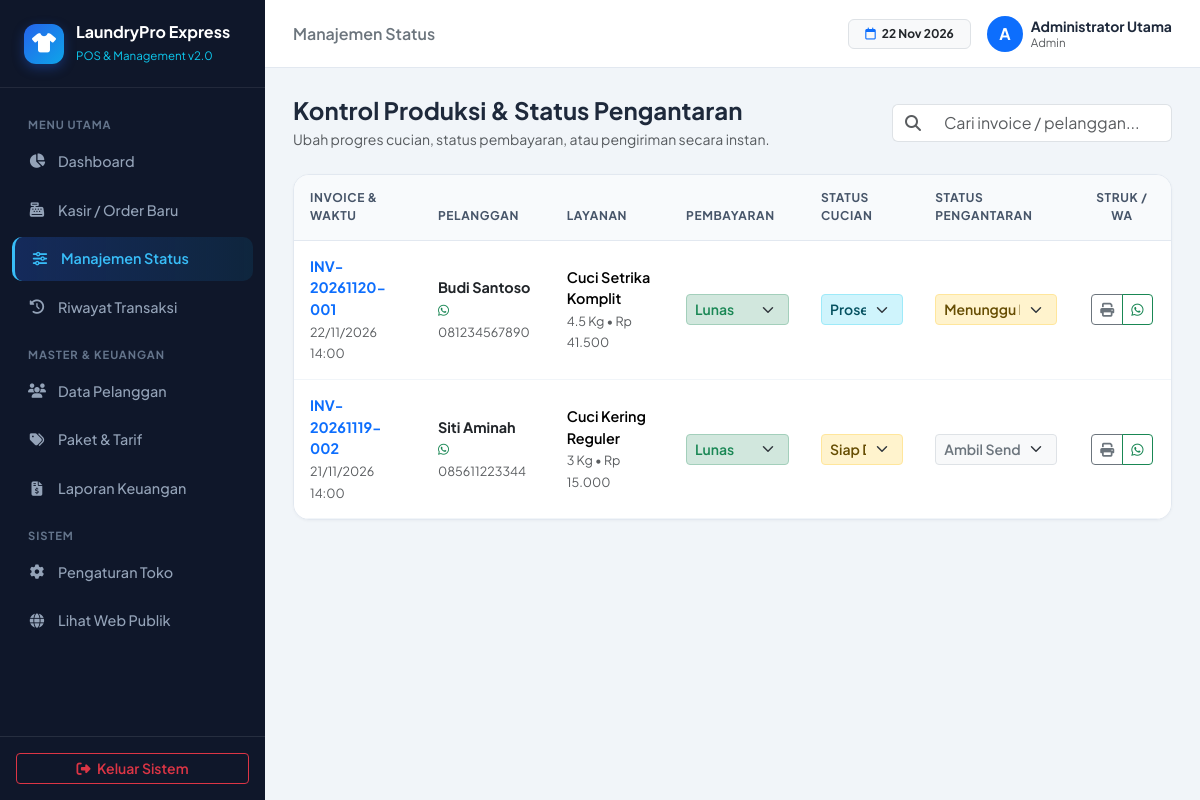
Page /admin_dashboard.php?page=manajemen_status (signed in) on the committed database.
### tables this page shows
CREATE TABLE `pengaturan_toko` (
    `id` INT PRIMARY KEY DEFAULT 1,
    `nama_toko` VARCHAR(100) NOT NULL DEFAULT 'LaundryPro Express',
    `tagline` VARCHAR(150) NOT NULL DEFAULT 'Bersih, Wangi, Rapi & Tepat Waktu',
    `alamat_toko` TEXT NOT NULL,
    `no_wa_toko` VARCHAR(25) NOT NULL,
    `biaya_antar_default` DECIMAL(12,2) NOT NULL DEFAULT 10000,
    `catatan_struk` VARCHAR(255) NOT NULL DEFAULT 'Terima kasih telah mempercayakan pakaian Anda kepada kami.'
);

CREATE TABLE `transaksi` (
    `id` INT AUTO_INCREMENT PRIMARY KEY,
    `kode_invoice` VARCHAR(30) NOT NULL UNIQUE,
    `pelanggan_id` INT NULL,
    `nama_pelanggan` VARCHAR(100) NOT NULL,
    `no_hp` VARCHAR(20) NOT NULL,
    `alamat_antar` TEXT NULL,
    `layanan_id` INT NULL,
    `jenis_layanan` VARCHAR(100) NOT NULL,
    `harga_satuan` DECIMAL(12,2) NOT NULL DEFAULT 0,
    `berat_qty` DECIMAL(8,2) NOT NULL,
    `satuan` VARCHAR(20) NOT NULL DEFAULT 'Kg',
    `subtotal` DECIMAL(12,2) NOT NULL,
    `diskon` DECIMAL(12,2) NOT NULL DEFAULT 0,
    `biaya_antar` DECIMAL(12,2) NOT NULL DEFAULT 0,
    `total_harga` DECIMAL(12,2) NOT NULL,
    `metode_bayar` ENUM('Tunai', 'QRIS', 'Transfer Bank') NOT NULL DEFAULT 'Tunai',
    `status_bayar` ENUM('Belum Lunas', 'Lunas') NOT NULL DEFAULT 'Lunas',
    `pakai_antar` TINYINT(1) NOT NULL DEFAULT 0,
    `status_cucian` ENUM('Baru Masuk', 'Proses Cuci', 'Proses Setrika', 'Siap Diambil', 'Selesai') NOT NULL DEFAULT 'Baru Masuk',
    `status_antar` ENUM('Ambil Sendiri', 'Menunggu Diantar', 'Sedang Diantar', 'Terkirim') NOT NULL DEFAULT 'Ambil Sendiri',
    `catatan` TEXT NULL,
    `estimasi_selesai` DATETIME NULL,
    `tanggal_transaksi` DATETIME DEFAULT CURRENT_TIMESTAMP,
    `updated_at` TIMESTAMP DEFAULT CURRENT_TIMESTAMP ON UPDATE CURRENT_TIMESTAMP,
    CONSTRAINT `fk_transaksi_user` FOREIGN KEY (`pelanggan_id`) REFERENCES `users`(`id`) ON DELETE SET NULL,
    CONSTRAINT `fk_transaksi_layanan` FOREIGN KEY (`layanan_id`) REFERENCES `layanan`(`id`) ON DELETE SET NULL
);

### config/helpers.php (called while the page is built, shortened)
<?php
function e(?string $str): string {
    return htmlspecialchars($str ?? '', ENT_QUOTES, 'UTF-8');
}
function rupiah($angka): string {
    return 'Rp ' . number_format((float)$angka, 0, ',', '.');
}
function get_toko(PDO $pdo): array {
    $stmt = $pdo->query("SELECT * FROM pengaturan_toko WHERE id = 1");
    return $stmt->fetch() ?: [
        'nama_toko' => 'LaundryPro Express',
        'tagline' => 'Solusi Laundry Modern',
        'alamat_toko' => 'Jl. Merdeka No. 1',
        'no_wa_toko' => '081234567890',
        'biaya_antar_default' => 10000,
        'catatan_struk' => 'Terima kasih atas kepercayaan Anda.'
    ];
}
function badge_status_cucian(string $status): string {
    return match ($status) {
        'Baru Masuk'     => 'bg-secondary-subtle text-secondary border border-secondary-subtle',
        'Proses Cuci'    => 'bg-info-subtle text-info-emphasis border border-info-subtle',
        'Proses Setrika' => 'bg-primary-subtle text-primary-emphasis border border-primary-subtle',
        'Siap Diambil'   => 'bg-warning-subtle text-warning-emphasis border border-warning-subtle',
        'Selesai'        => 'bg-success-subtle text-success-emphasis border border-success-subtle',
        default          => 'bg-light text-dark'
    };
}
function badge_status_antar(string $status): string {
    return match ($status) {
        'Ambil Sendiri'    => 'bg-light text-secondary border',
        'Menunggu Diantar' => 'bg-warning-subtle text-warning-emphasis border border-warning-subtle',
        'Sedang Diantar'   => 'bg-primary-subtle text-primary-emphasis border border-primary-subtle',
        'Terkirim'         => 'bg-success-subtle text-success-emphasis border border-success-subtle',
        default            => 'bg-light text-dark'
    };
}

### pages/manajemen_status.php (the view, shortened to what this page needs)
<?php
$orders = $pdo->query("SELECT * FROM transaksi ORDER BY FIELD(status_cucian, 'Baru Masuk', 'Proses Cuci', 'Proses Setrika', 'Siap Diambil', 'Selesai'), id DESC")->fetchAll();
?>
<div class="d-flex flex-column flex-md-row justify-content-between align-items-md-center mb-4 gap-3">
    <div>
        <h4 class="fw-bold mb-1">Kontrol Produksi & Status Pengantaran</h4>
        <p class="text-muted small mb-0">Ubah progres cucian, status pembayaran, atau pengiriman secara instan.</p>
    </div>
    <div class="input-group" style="max-width: 280px;">
        <span class="input-group-text bg-white border-end-0"><i class="fa-solid fa-search text-muted"></i></span>
        <input type="text" class="form-control border-start-0" data-table-search="tblStatus" placeholder="Cari invoice / pelanggan...">
    </div>
</div>
<div class="card-pro overflow-hidden">
    <div class="table-responsive">
        <table class="table table-pro align-middle mb-0" id="tblStatus">
            <thead>
                <tr>
                    <th>Invoice & Waktu</th>
                    <th>Pelanggan</th>
                    <th>Layanan</th>
                    <th>Pembayaran</th>
                    <th>Status Cucian</th>
                    <th>Status Pengantaran</th>
                    <th class="text-center">Struk / WA</th>
                </tr>
            </thead>
            <tbody>
                <?php if (empty($orders)): ?>
                    <tr><td colspan="7" class="text-center py-5 text-muted">Belum ada data order.</td></tr>
                <?php else: ?>
                    <?php foreach ($orders as $row): ?>
                        <?php
                            $waNumber = preg_replace('/^0/', '62', preg_replace('/[^0-9]/', '', $row['no_hp']));
                            $pesanWa = urlencode("Halo {$row['nama_pelanggan']}, status cucian Anda ({$row['kode_invoice']}) saat ini: *{$row['status_cucian']}*. Total tagihan: " . rupiah($row['total_harga']) . " ({$row['status_bayar']}). Terima kasih - {$toko['nama_toko']}");
                        ?>
                        <tr>
                            <td>
                                <span class="fw-bold text-primary d-block"><?= e($row['kode_invoice']); ?></span>
                                <small class="text-muted"><?= date('d/m/Y H:i', strtotime($row['tanggal_transaksi'])); ?></small>
                            </td>
                            <td>
                                <div class="fw-bold text-dark"><?= e($row['nama_pelanggan']); ?></div>
                                <small class="text-muted"><i class="fa-brands fa-whatsapp text-success me-1"></i><?= e($row['no_hp']); ?></small>
                            </td>
                            <td>
                                <div class="fw-semibold"><?= e($row['jenis_layanan']); ?></div>
                                <small class="text-muted"><?= (float)$row['berat_qty']; ?> <?= e($row['satuan']); ?> • <?= rupiah($row['total_harga']); ?></small>
                            </td>
                            <td>
                                <form action="actions/transaksi_update_status.php" method="POST">
                                    <select name="status_bayar" onchange="this.form.submit()" class="form-select form-select-sm fw-semibold <?= $row['status_bayar'] === 'Lunas' ? 'text-success border-success-subtle bg-success-subtle' : 'text-danger border-danger-subtle bg-danger-subtle'; ?>">
                                        <option value="Lunas" <?= $row['status_bayar'] === 'Lunas' ? 'selected' : ''; ?>>Lunas</option>
                                    </select>
                                </form>
                            </td>
                            <td>
                                <form action="actions/transaksi_update_status.php" method="POST">
                                    <select name="status_cucian" onchange="this.form.submit()" class="form-select form-select-sm fw-semibold <?= badge_status_cucian($row['status_cucian']); ?>">
                                        <?php foreach (['Baru Masuk', 'Proses Cuci', 'Proses Setrika', 'Siap Diambil', 'Selesai'] as $st): ?>
                                            <option value="<?= $st; ?>" <?= $row['status_cucian'] === $st ? 'selected' : ''; ?>><?= $st; ?></option>
                                        <?php endforeach; ?>
                                    </select>
                                </form>
                            </td>
                            <td>
                                <form action="actions/transaksi_update_status.php" method="POST">
                                    <select name="status_antar" onchange="this.form.submit()" class="form-select form-select-sm fw-semibold <?= badge_status_antar($row['status_antar']); ?>">
                                        <?php foreach (['Ambil Sendiri', 'Menunggu Diantar', 'Sedang Diantar', 'Terkirim'] as $sa): ?>
                                            <option value="<?= $sa; ?>" <?= $row['status_antar'] === $sa ? 'selected' : ''; ?>><?= $sa; ?></option>
                                        <?php endforeach; ?>
                                    </select>
                                </form>
                            </td>
                            <td class="text-center">
                                <div class="btn-group btn-group-sm">
                                    <a href="struk.php?id=<?= $row['id']; ?>" target="_blank" class="btn btn-outline-secondary" title="Cetak Struk">
                                        <i class="fa-solid fa-print"></i>
                                    </a>
                                    <a href="https://wa.me/<?= $waNumber; ?>?text=<?= $pesanWa; ?>" target="_blank" class="btn btn-outline-success" title="Kirim Notifikasi WhatsApp">
                                        <i class="fa-brands fa-whatsapp"></i>
                                    </a>
                                </div>
                            </td>
                        </tr>
                    <?php endforeach; ?>
                <?php endif; ?>
            </tbody>
        </table>
    </div>
</div>

### admin_dashboard.php (shortened to what this page needs)
<?php
require_once 'config/database.php';
require_once 'config/helpers.php';
$toko = get_toko($pdo);
$allowedPages = [
    'home'             => 'Dashboard Utama',
    'transaksi_baru'   => 'Transaksi Baru (POS)',
    'manajemen_status' => 'Manajemen Status',
    'riwayat'          => 'Riwayat Transaksi',
    'pelanggan'        => 'Data Pelanggan',
    'layanan'          => 'Paket & Tarif Layanan',
    'laporan'          => 'Laporan Keuangan',
    'pengaturan'       => 'Pengaturan Toko'
];
$page = $_GET['page'] ?? 'home';
?>
<!DOCTYPE html>
<html lang="id">
<head>
    <link href="https://cdn.jsdelivr.net/npm/bootstrap@5.3.3/dist/css/bootstrap.min.css" rel="stylesheet">
    <link rel="stylesheet" href="https://cdnjs.cloudflare.com/ajax/libs/font-awesome/6.5.1/css/all.min.css">
    <link rel="stylesheet" href="assets/css/app.css">
</head>
<body>
    <aside class="sidebar no-print" id="appSidebar">
        <div class="sidebar-brand">
            <div class="brand-icon"><i class="fa-solid fa-shirt"></i></div>
            <div>
                <div class="fw-bold text-white lh-sm"><?= e($toko['nama_toko']); ?></div>
                <small class="text-info" style="font-size: 0.72rem;">POS & Management v2.0</small>
            </div>
        </div>
        <nav class="sidebar-nav">
            <div class="nav-section-title">Menu Utama</div>
            <a href="admin_dashboard.php?page=home" class="sidebar-link <?= $page === 'home' ? 'active' : ''; ?>">
                <i class="fa-solid fa-chart-pie fa-fw"></i> Dashboard
            </a>
            <a href="admin_dashboard.php?page=transaksi_baru" class="sidebar-link <?= $page === 'transaksi_baru' ? 'active' : ''; ?>">
                <i class="fa-solid fa-cash-register fa-fw"></i> Kasir / Order Baru
            </a>
            <a href="admin_dashboard.php?page=manajemen_status" class="sidebar-link <?= $page === 'manajemen_status' ? 'active' : ''; ?>">
                <i class="fa-solid fa-sliders fa-fw"></i> Manajemen Status
            </a>
            <a href="admin_dashboard.php?page=riwayat" class="sidebar-link <?= $page === 'riwayat' ? 'active' : ''; ?>">
                <i class="fa-solid fa-clock-rotate-left fa-fw"></i> Riwayat Transaksi
            </a>
            <div class="nav-section-title">Master & Keuangan</div>
            <a href="admin_dashboard.php?page=pelanggan" class="sidebar-link <?= $page === 'pelanggan' ? 'active' : ''; ?>">
                <i class="fa-solid fa-users fa-fw"></i> Data Pelanggan
            </a>
            <a href="admin_dashboard.php?page=layanan" class="sidebar-link <?= $page === 'layanan' ? 'active' : ''; ?>">
                <i class="fa-solid fa-tags fa-fw"></i> Paket & Tarif
            </a>
            <a href="admin_dashboard.php?page=laporan" class="sidebar-link <?= $page === 'laporan' ? 'active' : ''; ?>">
                <i class="fa-solid fa-file-invoice-dollar fa-fw"></i> Laporan Keuangan
            </a>
            <div class="nav-section-title">Sistem</div>
            <a href="admin_dashboard.php?page=pengaturan" class="sidebar-link <?= $page === 'pengaturan' ? 'active' : ''; ?>">
                <i class="fa-solid fa-gear fa-fw"></i> Pengaturan Toko
            </a>
            <a href="index.php" target="_blank" class="sidebar-link">
                <i class="fa-solid fa-globe fa-fw"></i> Lihat Web Publik
            </a>
        </nav>
        <div class="p-3 border-top border-secondary border-opacity-25">
            <a href="actions/auth_logout.php" class="btn btn-outline-danger btn-sm w-100 fw-semibold">
                <i class="fa-solid fa-right-from-bracket me-1"></i> Keluar Sistem
            </a>
        </div>
    </aside>
    <div class="main-wrapper">
        <header class="topbar no-print">
            <div class="d-flex align-items-center gap-3">
                <span class="fw-semibold text-secondary d-none d-sm-inline"><?= e($allowedPages[$page]); ?></span>
            </div>
            <div class="d-flex align-items-center gap-3">
                <span class="badge bg-light text-dark border px-3 py-2 d-none d-md-inline">
                    <i class="fa-regular fa-calendar me-1 text-primary"></i> <?= date('d M Y'); ?>
                </span>
                <div class="d-flex align-items-center gap-2">
                    <div class="bg-primary text-white rounded-circle d-flex align-items-center justify-content-center fw-bold" style="width: 36px; height: 36px;">
                        <?= strtoupper(substr($_SESSION['nama_lengkap'] ?? 'A', 0, 1)); ?>
                    </div>
                    <div class="lh-1">
                        <div class="fw-bold small"><?= e($_SESSION['nama_lengkap'] ?? 'Admin'); ?></div>
                        <small class="text-muted text-capitalize" style="font-size: 0.72rem;"><?= e($_SESSION['role']); ?></small>
                    </div>
                </div>
            </div>
        </header>
        <main class="content-container">
            <?php require __DIR__ . "/pages/{$page}.php"; ?>
        </main>
    </div>
</body>
</html>

### rows in the picture
pengaturan_toko: nama_toko "LaundryPro Express"
transaksi: kode_invoice "INV-20261120-001", tanggal_transaksi "22/11/2026 14:00", nama_pelanggan "Budi Santoso", no_hp "081234567890", jenis_layanan "Cuci Setrika Komplit", berat_qty "4.5", satuan "Kg", total_harga "Rp 41.500", status_bayar "Lunas", status_cucian "Proses Cuci", status_antar "Menunggu Diantar"
transaksi: kode_invoice "INV-20261119-002", tanggal_transaksi "21/11/2026 14:00", nama_pelanggan "Siti Aminah", no_hp "085611223344", jenis_layanan "Cuci Kering Reguler", berat_qty "3", satuan "Kg", total_harga "Rp 15.000", status_bayar "Lunas", status_cucian "Siap Diambil", status_antar "Ambil Sendiri"

### other values in the picture
$allowedPages[$page] "Manajemen Status"
substr($_SESSION['nama_lengkap'] ?? 'A', 0, 1) "A"
$_SESSION['nama_lengkap'] "Administrator Utama"
$_SESSION['role'] "Admin"
